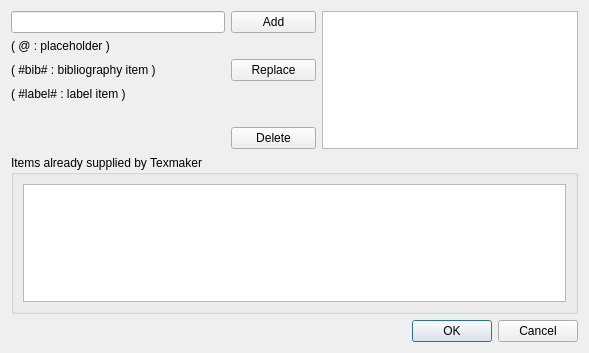
<?xml version="1.0" encoding="UTF-8"?>
<ui version="4.0">
 <class>UserCompletionDialog</class>
 <widget class="QDialog" name="UserCompletionDialog">
  <property name="geometry">
   <rect>
    <x>0</x>
    <y>0</y>
    <width>589</width>
    <height>353</height>
   </rect>
  </property>
  <property name="windowTitle">
   <string>Completion</string>
  </property>
  <layout class="QVBoxLayout" name="verticalLayout_2">
   <item>
    <layout class="QGridLayout" name="gridLayout">
     <item row="0" column="0">
      <widget class="QLineEdit" name="lineEdit"/>
     </item>
     <item row="0" column="1">
      <widget class="QPushButton" name="addButton">
       <property name="text">
        <string>Add</string>
       </property>
       <property name="icon">
        <iconset theme="go-next"/>
       </property>
      </widget>
     </item>
     <item row="0" column="2" rowspan="6">
      <widget class="QListWidget" name="listWidget"/>
     </item>
     <item row="4" column="1">
      <spacer name="verticalSpacer">
       <property name="orientation">
        <enum>Qt::Vertical</enum>
       </property>
       <property name="sizeHint" stdset="0">
        <size>
         <width>85</width>
         <height>88</height>
        </size>
       </property>
      </spacer>
     </item>
     <item row="5" column="1">
      <widget class="QPushButton" name="deleteButton">
       <property name="text">
        <string>Delete</string>
       </property>
      </widget>
     </item>
     <item row="1" column="0">
      <widget class="QLabel" name="label">
       <property name="text">
        <string>( @ : placeholder )</string>
       </property>
      </widget>
     </item>
     <item row="2" column="0">
      <widget class="QLabel" name="label_2">
       <property name="text">
        <string>( #bib# : bibliography item )</string>
       </property>
      </widget>
     </item>
     <item row="3" column="0">
      <widget class="QLabel" name="label_3">
       <property name="text">
        <string>( #label# : label item )</string>
       </property>
      </widget>
     </item>
     <item row="2" column="1">
      <widget class="QPushButton" name="replaceButton">
       <property name="text">
        <string>Replace</string>
       </property>
      </widget>
     </item>
    </layout>
   </item>
   <item>
    <widget class="QGroupBox" name="groupBox">
     <property name="title">
      <string>Items already supplied by Texmaker</string>
     </property>
     <layout class="QVBoxLayout" name="verticalLayout">
      <item>
       <widget class="QPlainTextEdit" name="plainTextEdit">
        <property name="readOnly">
         <bool>true</bool>
        </property>
       </widget>
      </item>
     </layout>
    </widget>
   </item>
   <item>
    <widget class="QDialogButtonBox" name="buttonBox">
     <property name="orientation">
      <enum>Qt::Horizontal</enum>
     </property>
     <property name="standardButtons">
      <set>QDialogButtonBox::Cancel|QDialogButtonBox::Ok</set>
     </property>
    </widget>
   </item>
  </layout>
 </widget>
 <tabstops>
  <tabstop>lineEdit</tabstop>
  <tabstop>addButton</tabstop>
  <tabstop>listWidget</tabstop>
  <tabstop>deleteButton</tabstop>
  <tabstop>buttonBox</tabstop>
 </tabstops>
 <resources/>
 <connections>
  <connection>
   <sender>buttonBox</sender>
   <signal>accepted()</signal>
   <receiver>UserCompletionDialog</receiver>
   <slot>accept()</slot>
   <hints>
    <hint type="sourcelabel">
     <x>248</x>
     <y>254</y>
    </hint>
    <hint type="destinationlabel">
     <x>157</x>
     <y>274</y>
    </hint>
   </hints>
  </connection>
  <connection>
   <sender>buttonBox</sender>
   <signal>rejected()</signal>
   <receiver>UserCompletionDialog</receiver>
   <slot>reject()</slot>
   <hints>
    <hint type="sourcelabel">
     <x>316</x>
     <y>260</y>
    </hint>
    <hint type="destinationlabel">
     <x>286</x>
     <y>274</y>
    </hint>
   </hints>
  </connection>
 </connections>
</ui>
